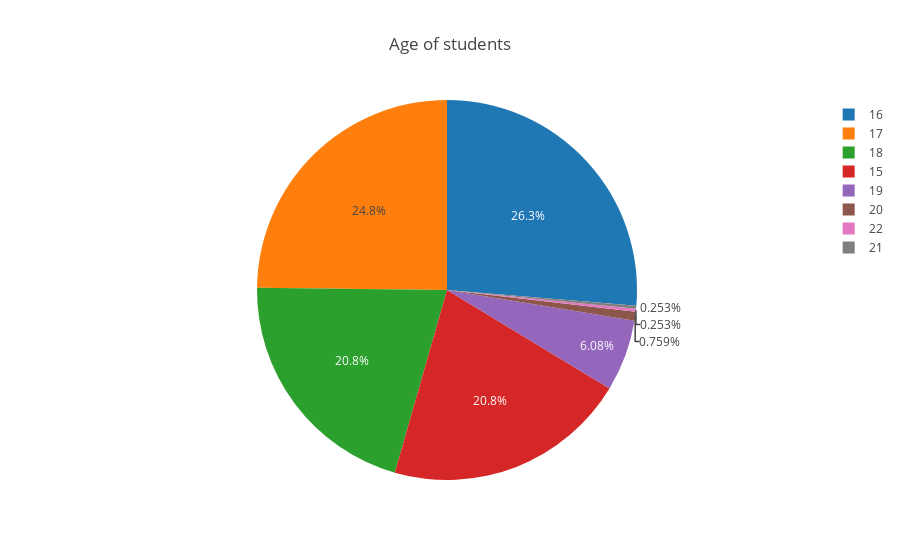

Notebook cell for this chart:
### Code cell
#Display distribution of math students according to age.
ages_mat = data_mat["age"].value_counts()
labels_mat = (np.array(ages_mat.index))
sizes_mat = (np.array((ages_mat / ages_mat.sum())*100))

ages_por = data_por["age"].value_counts()
labels_por = (np.array(ages_por.index))
sizes_por = (np.array((ages_por / ages_por.sum())*100))

trace = go.Pie(labels=labels_mat, values=sizes_mat)
layout = go.Layout(title="Аge of students")
dat = [trace]
fig = go.Figure(data=dat, layout=layout)
py.iplot(fig, filename="age")

### Figure 1 — Plotly figure (JSON) as saved in the notebook; plotly's stock layout.template omitted (floating-point values rounded to 4 significant figures)
{"data": [{"labels": [16, 17, 18, 15, 19, 20, 22, 21], "type": "pie", "uid": "b5b7a333-d553-4006-bf09-4caf851a49a6", "values": [26.33, 24.81, 20.76, 20.76, 6.076, 0.7595, 0.2532, 0.2532]}], "layout": {"title": {"text": "Аge of students"}}}
